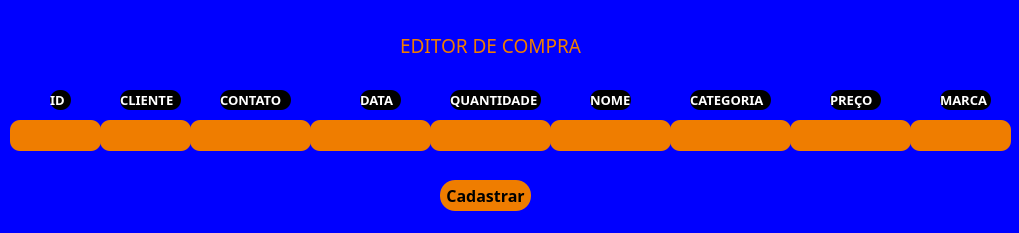
<?xml version="1.0" encoding="UTF-8"?>
<ui version="4.0">
 <class>MainWindow</class>
 <widget class="QMainWindow" name="MainWindow">
  <property name="geometry">
   <rect>
    <x>0</x>
    <y>0</y>
    <width>1019</width>
    <height>233</height>
   </rect>
  </property>
  <property name="maximumSize">
   <size>
    <width>2000</width>
    <height>233</height>
   </size>
  </property>
  <property name="windowTitle">
   <string>Editar WHVCDE</string>
  </property>
  <property name="windowIcon">
   <iconset>
    <normaloff>ÍCONE-96x96px.ico</normaloff>ÍCONE-96x96px.ico</iconset>
  </property>
  <property name="styleSheet">
   <string notr="true">background-color: blue;
 border-radius: 10px;
 </string>
  </property>
  <widget class="QWidget" name="centralwidget">
   <widget class="QLabel" name="label">
    <property name="geometry">
     <rect>
      <x>400</x>
      <y>30</y>
      <width>201</width>
      <height>31</height>
     </rect>
    </property>
    <property name="font">
     <font>
      <family>Proxima Nova Bl</family>
      <pointsize>14</pointsize>
      <weight>50</weight>
      <bold>false</bold>
     </font>
    </property>
    <property name="styleSheet">
     <string notr="true">color: rgb(239, 125, 0);
background-color: transparent;</string>
    </property>
    <property name="text">
     <string>EDITOR DE COMPRA</string>
    </property>
   </widget>
   <widget class="QLineEdit" name="lineEdit">
    <property name="geometry">
     <rect>
      <x>10</x>
      <y>120</y>
      <width>91</width>
      <height>31</height>
     </rect>
    </property>
    <property name="font">
     <font>
      <pointsize>10</pointsize>
     </font>
    </property>
    <property name="styleSheet">
     <string notr="true">background-color: rgb(255, 173, 125);
background-color: #ef7d00;</string>
    </property>
   </widget>
   <widget class="QLineEdit" name="lineEdit_2">
    <property name="geometry">
     <rect>
      <x>100</x>
      <y>120</y>
      <width>91</width>
      <height>31</height>
     </rect>
    </property>
    <property name="font">
     <font>
      <pointsize>10</pointsize>
     </font>
    </property>
    <property name="styleSheet">
     <string notr="true">background-color: rgb(255, 173, 125);
background-color: #ef7d00;</string>
    </property>
   </widget>
   <widget class="QLineEdit" name="lineEdit_3">
    <property name="geometry">
     <rect>
      <x>190</x>
      <y>120</y>
      <width>121</width>
      <height>31</height>
     </rect>
    </property>
    <property name="font">
     <font>
      <pointsize>10</pointsize>
     </font>
    </property>
    <property name="styleSheet">
     <string notr="true">background-color: rgb(255, 173, 125);
background-color: #ef7d00;</string>
    </property>
   </widget>
   <widget class="QLineEdit" name="lineEdit_4">
    <property name="geometry">
     <rect>
      <x>310</x>
      <y>120</y>
      <width>121</width>
      <height>31</height>
     </rect>
    </property>
    <property name="font">
     <font>
      <pointsize>10</pointsize>
     </font>
    </property>
    <property name="styleSheet">
     <string notr="true">background-color: rgb(255, 173, 125);
background-color: #ef7d00;
text-align: center;</string>
    </property>
   </widget>
   <widget class="QLineEdit" name="lineEdit_5">
    <property name="geometry">
     <rect>
      <x>430</x>
      <y>120</y>
      <width>121</width>
      <height>31</height>
     </rect>
    </property>
    <property name="font">
     <font>
      <pointsize>10</pointsize>
     </font>
    </property>
    <property name="styleSheet">
     <string notr="true">background-color: rgb(255, 173, 125);
background-color: #ef7d00;
</string>
    </property>
   </widget>
   <widget class="QLineEdit" name="lineEdit_6">
    <property name="geometry">
     <rect>
      <x>550</x>
      <y>120</y>
      <width>121</width>
      <height>31</height>
     </rect>
    </property>
    <property name="font">
     <font>
      <pointsize>10</pointsize>
     </font>
    </property>
    <property name="styleSheet">
     <string notr="true">background-color: rgb(255, 173, 125);
background-color: #ef7d00;</string>
    </property>
   </widget>
   <widget class="QLineEdit" name="lineEdit_7">
    <property name="geometry">
     <rect>
      <x>670</x>
      <y>120</y>
      <width>121</width>
      <height>31</height>
     </rect>
    </property>
    <property name="font">
     <font>
      <pointsize>10</pointsize>
     </font>
    </property>
    <property name="styleSheet">
     <string notr="true">background-color: rgb(255, 173, 125);
background-color: #ef7d00;</string>
    </property>
   </widget>
   <widget class="QPushButton" name="pushButton">
    <property name="geometry">
     <rect>
      <x>440</x>
      <y>180</y>
      <width>91</width>
      <height>31</height>
     </rect>
    </property>
    <property name="font">
     <font>
      <family>Proxima Nova Bl</family>
      <pointsize>12</pointsize>
      <weight>75</weight>
      <bold>true</bold>
     </font>
    </property>
    <property name="styleSheet">
     <string notr="true">background-color: #ef7d00;
border-radius: 15px</string>
    </property>
    <property name="text">
     <string>Cadastrar</string>
    </property>
   </widget>
   <widget class="QLabel" name="label_3">
    <property name="geometry">
     <rect>
      <x>-10</x>
      <y>-40</y>
      <width>1101</width>
      <height>291</height>
     </rect>
    </property>
    <property name="text">
     <string/>
    </property>
    <property name="pixmap">
     <pixmap>2000x2000px.png</pixmap>
    </property>
   </widget>
   <widget class="QLineEdit" name="lineEdit_8">
    <property name="geometry">
     <rect>
      <x>790</x>
      <y>120</y>
      <width>121</width>
      <height>31</height>
     </rect>
    </property>
    <property name="font">
     <font>
      <pointsize>10</pointsize>
     </font>
    </property>
    <property name="styleSheet">
     <string notr="true">background-color: rgb(255, 173, 125);
background-color: #ef7d00;
</string>
    </property>
   </widget>
   <widget class="QLineEdit" name="lineEdit_9">
    <property name="geometry">
     <rect>
      <x>910</x>
      <y>120</y>
      <width>101</width>
      <height>31</height>
     </rect>
    </property>
    <property name="font">
     <font>
      <pointsize>10</pointsize>
     </font>
    </property>
    <property name="styleSheet">
     <string notr="true">background-color: rgb(255, 173, 125);
background-color: #ef7d00;
</string>
    </property>
   </widget>
   <widget class="QLabel" name="label_8">
    <property name="geometry">
     <rect>
      <x>450</x>
      <y>90</y>
      <width>91</width>
      <height>20</height>
     </rect>
    </property>
    <property name="font">
     <font>
      <family>Proxima Nova Bl</family>
      <pointsize>10</pointsize>
      <weight>75</weight>
      <bold>true</bold>
     </font>
    </property>
    <property name="styleSheet">
     <string notr="true">background-color: trasnparent;
color: rgb(255, 255, 255);</string>
    </property>
    <property name="text">
     <string>QUANTIDADE</string>
    </property>
   </widget>
   <widget class="QLabel" name="label_5">
    <property name="geometry">
     <rect>
      <x>120</x>
      <y>90</y>
      <width>61</width>
      <height>20</height>
     </rect>
    </property>
    <property name="font">
     <font>
      <family>Proxima Nova Bl</family>
      <pointsize>10</pointsize>
      <weight>75</weight>
      <bold>true</bold>
     </font>
    </property>
    <property name="styleSheet">
     <string notr="true">background-color: trasnparent;
color: rgb(255, 255, 255);</string>
    </property>
    <property name="text">
     <string>CLIENTE</string>
    </property>
   </widget>
   <widget class="QLabel" name="label_7">
    <property name="geometry">
     <rect>
      <x>360</x>
      <y>90</y>
      <width>41</width>
      <height>20</height>
     </rect>
    </property>
    <property name="font">
     <font>
      <family>Proxima Nova Bl</family>
      <pointsize>10</pointsize>
      <weight>75</weight>
      <bold>true</bold>
     </font>
    </property>
    <property name="styleSheet">
     <string notr="true">background-color: trasnparent;
color: rgb(255, 255, 255);</string>
    </property>
    <property name="text">
     <string>DATA</string>
    </property>
   </widget>
   <widget class="QLabel" name="label_11">
    <property name="geometry">
     <rect>
      <x>830</x>
      <y>90</y>
      <width>51</width>
      <height>20</height>
     </rect>
    </property>
    <property name="font">
     <font>
      <family>Proxima Nova Bl</family>
      <pointsize>10</pointsize>
      <weight>75</weight>
      <bold>true</bold>
     </font>
    </property>
    <property name="styleSheet">
     <string notr="true">background-color: trasnparent;
color: rgb(255, 255, 255);</string>
    </property>
    <property name="text">
     <string>PREÇO</string>
    </property>
   </widget>
   <widget class="QLabel" name="label_10">
    <property name="geometry">
     <rect>
      <x>690</x>
      <y>90</y>
      <width>81</width>
      <height>20</height>
     </rect>
    </property>
    <property name="font">
     <font>
      <family>Proxima Nova Bl</family>
      <pointsize>10</pointsize>
      <weight>75</weight>
      <bold>true</bold>
     </font>
    </property>
    <property name="styleSheet">
     <string notr="true">background-color: trasnparent;
color: rgb(255, 255, 255);</string>
    </property>
    <property name="text">
     <string>CATEGORIA</string>
    </property>
   </widget>
   <widget class="QLabel" name="label_6">
    <property name="geometry">
     <rect>
      <x>220</x>
      <y>90</y>
      <width>71</width>
      <height>20</height>
     </rect>
    </property>
    <property name="font">
     <font>
      <family>Proxima Nova Bl</family>
      <pointsize>10</pointsize>
      <weight>75</weight>
      <bold>true</bold>
     </font>
    </property>
    <property name="styleSheet">
     <string notr="true">background-color: trasnparent;
color: rgb(255, 255, 255);</string>
    </property>
    <property name="text">
     <string>CONTATO</string>
    </property>
   </widget>
   <widget class="QLabel" name="label_9">
    <property name="geometry">
     <rect>
      <x>590</x>
      <y>90</y>
      <width>41</width>
      <height>20</height>
     </rect>
    </property>
    <property name="font">
     <font>
      <family>Proxima Nova Bl</family>
      <pointsize>10</pointsize>
      <weight>75</weight>
      <bold>true</bold>
     </font>
    </property>
    <property name="styleSheet">
     <string notr="true">background-color: trasnparent;
color: rgb(255, 255, 255);</string>
    </property>
    <property name="text">
     <string>NOME</string>
    </property>
   </widget>
   <widget class="QLabel" name="label_4">
    <property name="geometry">
     <rect>
      <x>50</x>
      <y>90</y>
      <width>21</width>
      <height>20</height>
     </rect>
    </property>
    <property name="font">
     <font>
      <family>Proxima Nova Bl</family>
      <pointsize>10</pointsize>
      <weight>75</weight>
      <bold>true</bold>
     </font>
    </property>
    <property name="styleSheet">
     <string notr="true">background-color: trasnparent;
color: rgb(255, 255, 255);</string>
    </property>
    <property name="text">
     <string>ID</string>
    </property>
   </widget>
   <widget class="QLabel" name="label_12">
    <property name="geometry">
     <rect>
      <x>940</x>
      <y>90</y>
      <width>51</width>
      <height>20</height>
     </rect>
    </property>
    <property name="font">
     <font>
      <family>Proxima Nova Bl</family>
      <pointsize>10</pointsize>
      <weight>75</weight>
      <bold>true</bold>
     </font>
    </property>
    <property name="styleSheet">
     <string notr="true">background-color: trasnparent;
color: rgb(255, 255, 255);</string>
    </property>
    <property name="text">
     <string>MARCA</string>
    </property>
   </widget>
   <zorder>label_3</zorder>
   <zorder>label</zorder>
   <zorder>lineEdit</zorder>
   <zorder>lineEdit_2</zorder>
   <zorder>lineEdit_3</zorder>
   <zorder>lineEdit_4</zorder>
   <zorder>lineEdit_5</zorder>
   <zorder>lineEdit_6</zorder>
   <zorder>lineEdit_7</zorder>
   <zorder>pushButton</zorder>
   <zorder>lineEdit_8</zorder>
   <zorder>lineEdit_9</zorder>
   <zorder>label_8</zorder>
   <zorder>label_5</zorder>
   <zorder>label_7</zorder>
   <zorder>label_11</zorder>
   <zorder>label_10</zorder>
   <zorder>label_6</zorder>
   <zorder>label_9</zorder>
   <zorder>label_4</zorder>
   <zorder>label_12</zorder>
  </widget>
 </widget>
 <resources/>
 <connections/>
</ui>
